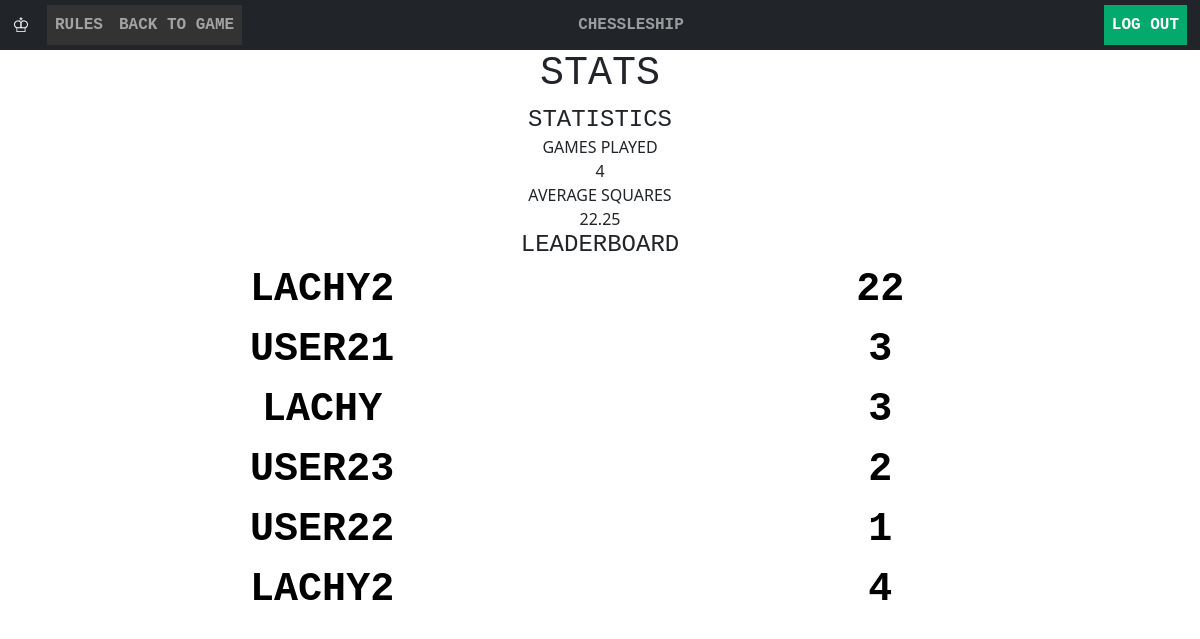
Screenshot of /stats.html (signed in) with the database file from the repository.
### app/models.py (models this page shows, shortened)
class User(UserMixin,db.Model):
    id = db.Column(db.Integer, primary_key=True)
    username = db.Column(db.String(64), index=True, unique=True)
    password_hash = db.Column(db.String(128))
    games_played = db.Column(db.Integer, index=True)
    average_guesses = db.Column(db.Float, index=True)

### app/routes.py (the view)
@app.route('/stats')
@app.route('/stats.html')
def stats():
    if not current_user.is_authenticated:
        return redirect(url_for('login'))
    try:
        this_user = session['user']
        identity = session['id']
        num_games = User.query.get(int(identity)).games_played
        num_guesses = round(float(User.query.get(int(identity)).average_guesses) / float(User.query.get(int(identity)).games_played), 4)
        users = User.query.all()
        stats_list = []
        for user in users:
            average_guess = round(float(user.average_guesses) / float(user.games_played))
            stats_list.append((average_guess, user.username))
        stats_list = sorted(stats_list)
        top_1_score = stats_list[-1][0]
        top_1_user = stats_list[-1][1]
        top_2_score = stats_list[-2][0]
        top_2_user = stats_list[-2][1]
        top_3_score = stats_list[-3][0]
        top_3_user = stats_list[-3][1]
        top_4_score = stats_list[-4][0]
        top_4_user = stats_list[-4][1]
        top_5_score = stats_list[-5][0]
        top_5_user = stats_list[-5][1]
        youser_score = num_games
        youser = this_user
        return render_template('stats.html', games_played=num_games, average_guesses=num_guesses, top_1_score=top_1_score, top_2_score=top_2_score, top_3_score=top_3_score, top_4_score=top_4_score, top_5_score=top_5_score,top_1_user=top_1_user, top_2_user=top_2_user,top_3_user=top_3_user,top_4_user=top_4_user, top_5_user=top_5_user,youser_score=youser_score, youser=youser)
    except:
        return redirect(url_for('login'))

### app/models.py (called while the page is built)
@login.user_loader
def load_user(id):
    return User.query.get(int(id))

### app/templates/stats.html (shortened to what this page needs)
<!DOCTYPE html>
<html>
  <head>
    <link rel="stylesheet" href="{{ url_for('static', filename='css/chessleship.css') }}" />
    <link rel="stylesheet" href="{{ url_for('static', filename='css/settings.css') }}">
    <link rel="stylesheet" href="{{ url_for('static', filename='css/rules.css') }}">
    <link rel="stylesheet" href="{{ url_for('static', filename='css/stats.css') }}">
    <link href="https://cdn.jsdelivr.net/npm/bootstrap@5.1.3/dist/css/bootstrap.min.css" rel="stylesheet">
  </head>
  <nav class="navbar navbar-expand-sm navbar-dark bg-dark">
    <div class="container-fluid">
      <a class="navbar-brand" href="chessleship.html">♔</a>
      <div class="collapse navbar-collapse" id="mynavbar">
        <ul class="navbar-nav me-auto">
          <li class="nav-item">
            <a class="nav-link" href="rules">Rules</a>
          </li>
          <li class="nav-item">
            <a class="nav-link" href="chessleship.html">Back to Game</a>
          </li>
          <span class="navbar-text">CHESSLESHIP</span>
          <li class="nav-item">
            {%if current_user.is_authenticated%}
            <a class="nav-link active" href="logout">Log Out</a>
            {% else %}
            <a class="nav-link active" href="login">Log In</a>
            {% endif %}
          </li>
        </ul>
      </div>
    </div>
  </nav>
  <body>
    <h1>STATS</h1>
    <div class="container">
      <h1 class="sub">Statistics</h1>
      <div id="stat">
    <div class="stat-container">
      <div class="label">Games Played</div>
      <div class="stat">{{games_played}}</div>
    </div>
    <div class="stat-container">
      <div class="label">Average Squares</div>
      <div class="stat">{{ average_guesses }}</div>
    </div>
  </div>
      <h1 class="sub">LeaderBoard</h1>
      <div class="table-container">
        <table>
          <tr><td style="color:black">{{ top_1_user }}</td><td style="color:black">{{ top_1_score }}</td></tr>
          <tr><td style="color:black">{{ top_2_user }}</td><td style="color:black">{{ top_2_score }}</td></tr>
          <tr><td style="color:black">{{ top_3_user }}</td><td style="color:black">{{ top_3_score }}</td></tr>
          <tr><td style="color:black">{{ top_4_user }}</td><td style="color:black">{{ top_4_score }}</td></tr>
          <tr><td style="color:black">{{ top_5_user }}</td><td style="color:black">{{ top_5_score }}</td></tr>
          <tr><td style="color:black">{{ youser }}</td><td style="color:black">{{ youser_score }}</td></tr>
        </table>
      </div>
  </div>
  </body>
</html>

### app/static/css/chessleship.css (style rules this page uses)
body { text-transform:uppercase; font-size: xxx-large; text-align: center; font-family: "Courier New", Courier, monospace; font-weight: bold; background-color: #04AA6D; }
ul { list-style-type: none; margin: 0; padding: 0; overflow: hidden; font-family: "Courier New", Courier, monospace; font-weight: bold; }
.navbar { height:50px; }
.nav-item { background-color: #333; }
.navbar-nav { margin-left: auto; }
.navbar-text { padding-left: 28vw; padding-right: 35vw; margin-left:auto; margin-right:auto; }
li a { display: block; color: white; text-align: center; padding: 14px 16px; text-decoration: none; }
.active { background-color: #04AA6D; }
h1,h2 { text-align: center; font-family: "Courier New", Courier, monospace; font-weight: bold; font-size:200%; }
table { table-layout: fixed; resize:none; }
td { text-transform:uppercase; font-size: calc(5vmin); color: white; text-align: center; font-family: "Courier New", Courier, monospace; font-weight: bold; width: 12.5% ; height: 12.5% ; overflow: hidden; resize:none; padding:0px; }
th, td { max-width: 12.5%; max-height: 12.5%; overflow: hidden; resize:none; }

### app/static/css/settings.css (style rules this page uses)
body { color: rgb(27, 18, 18); text-align: center; font-family: Sans-serif; text-transform:uppercase; }

### app/static/css/rules.css (style rules this page uses)
body { color: rgb(27, 18, 18); text-align: center; font-family: Sans-serif; text-transform:uppercase; }

### app/static/css/stats.css (style rules this page uses)
body { color: rgb(27, 18, 18); text-align: center; font-family: Sans-serif; text-transform:uppercase; }
.sub { font-size:x-large; text-align: center; margin:auto; }
.stat-container { align-items: center; }
.stat-container .stat , .label { margin-left: auto; margin-right: auto; text-align: center; }

### rows the page displays
User: username "LACHY2"
User: username "USER21"
User: username "LACHY"
User: username "USER23"
User: username "USER22"

### other values shown
{{ games_played }} "4"
{{ average_guesses }} "22.25"
{{ top_1_score }} "22"
{{ top_2_score }} "3"
{{ top_3_score }} "3"
{{ top_4_score }} "2"
{{ top_5_score }} "1"
{{ youser_score }} "4"
